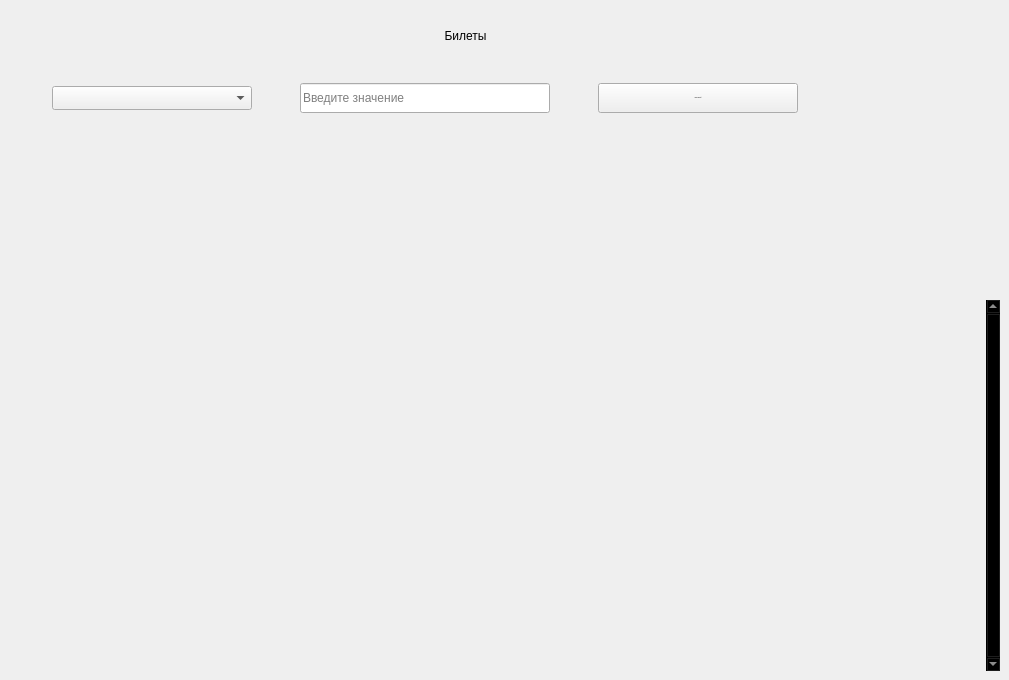
             <widget class="QWidget" name="start_widget">
              <property name="styleSheet">
               <string notr="true"/>
              </property>
              <widget class="QTableView" name="table_tikets">
               <property name="geometry">
                <rect>
                 <x>10</x>
                 <y>300</y>
                 <width>990</width>
                 <height>371</height>
                </rect>
               </property>
               <property name="sizePolicy">
                <sizepolicy hsizetype="Expanding" vsizetype="Expanding">
                 <horstretch>0</horstretch>
                 <verstretch>0</verstretch>
                </sizepolicy>
               </property>
               <property name="palette">
                <palette>
                 <active>
                  <colorrole role="WindowText">
                   <brush brushstyle="SolidPattern">
                    <color alpha="255">
                     <red>221</red>
                     <green>221</green>
                     <blue>221</blue>
                    </color>
                   </brush>
                  </colorrole>
                  <colorrole role="Button">
                   <brush brushstyle="SolidPattern">
                    <color alpha="0">
                     <red>0</red>
                     <green>0</green>
                     <blue>0</blue>
                    </color>
                   </brush>
                  </colorrole>
                  <colorrole role="Text">
                   <brush brushstyle="SolidPattern">
                    <color alpha="255">
                     <red>221</red>
                     <green>221</green>
                     <blue>221</blue>
                    </color>
                   </brush>
                  </colorrole>
                  <colorrole role="ButtonText">
                   <brush brushstyle="SolidPattern">
                    <color alpha="255">
                     <red>221</red>
                     <green>221</green>
                     <blue>221</blue>
                    </color>
                   </brush>
                  </colorrole>
                  <colorrole role="Base">
                   <brush brushstyle="NoBrush">
                    <color alpha="255">
                     <red>0</red>
                     <green>0</green>
                     <blue>0</blue>
                    </color>
                   </brush>
                  </colorrole>
                  <colorrole role="Window">
                   <brush brushstyle="SolidPattern">
                    <color alpha="0">
                     <red>0</red>
                     <green>0</green>
                     <blue>0</blue>
                    </color>
                   </brush>
                  </colorrole>
                  <colorrole role="PlaceholderText">
                   <brush brushstyle="SolidPattern">
                    <color alpha="128">
                     <red>221</red>
                     <green>221</green>
                     <blue>221</blue>
                    </color>
                   </brush>
                  </colorrole>
                 </active>
                 <inactive>
                  <colorrole role="WindowText">
                   <brush brushstyle="SolidPattern">
                    <color alpha="255">
                     <red>221</red>
                     <green>221</green>
                     <blue>221</blue>
                    </color>
                   </brush>
                  </colorrole>
                  <colorrole role="Button">
                   <brush brushstyle="SolidPattern">
                    <color alpha="0">
                     <red>0</red>
                     <green>0</green>
                     <blue>0</blue>
                    </color>
                   </brush>
                  </colorrole>
                  <colorrole role="Text">
                   <brush brushstyle="SolidPattern">
                    <color alpha="255">
                     <red>221</red>
                     <green>221</green>
                     <blue>221</blue>
                    </color>
                   </brush>
                  </colorrole>
                  <colorrole role="ButtonText">
                   <brush brushstyle="SolidPattern">
                    <color alpha="255">
                     <red>221</red>
                     <green>221</green>
                     <blue>221</blue>
                    </color>
                   </brush>
                  </colorrole>
                  <colorrole role="Base">
                   <brush brushstyle="NoBrush">
                    <color alpha="255">
                     <red>0</red>
                     <green>0</green>
                     <blue>0</blue>
                    </color>
                   </brush>
                  </colorrole>
                  <colorrole role="Window">
                   <brush brushstyle="SolidPattern">
                    <color alpha="0">
                     <red>0</red>
                     <green>0</green>
                     <blue>0</blue>
                    </color>
                   </brush>
                  </colorrole>
                  <colorrole role="PlaceholderText">
                   <brush brushstyle="SolidPattern">
                    <color alpha="128">
                     <red>221</red>
                     <green>221</green>
                     <blue>221</blue>
                    </color>
                   </brush>
                  </colorrole>
                 </inactive>
                 <disabled>
                  <colorrole role="WindowText">
                   <brush brushstyle="SolidPattern">
                    <color alpha="255">
                     <red>221</red>
                     <green>221</green>
                     <blue>221</blue>
                    </color>
                   </brush>
                  </colorrole>
                  <colorrole role="Button">
                   <brush brushstyle="SolidPattern">
                    <color alpha="0">
                     <red>0</red>
                     <green>0</green>
                     <blue>0</blue>
                    </color>
                   </brush>
                  </colorrole>
                  <colorrole role="Text">
                   <brush brushstyle="SolidPattern">
                    <color alpha="255">
                     <red>221</red>
                     <green>221</green>
                     <blue>221</blue>
                    </color>
                   </brush>
                  </colorrole>
                  <colorrole role="ButtonText">
                   <brush brushstyle="SolidPattern">
                    <color alpha="255">
                     <red>221</red>
                     <green>221</green>
                     <blue>221</blue>
                    </color>
                   </brush>
                  </colorrole>
                  <colorrole role="Base">
                   <brush brushstyle="NoBrush">
                    <color alpha="255">
                     <red>0</red>
                     <green>0</green>
                     <blue>0</blue>
                    </color>
                   </brush>
                  </colorrole>
                  <colorrole role="Window">
                   <brush brushstyle="SolidPattern">
                    <color alpha="0">
                     <red>0</red>
                     <green>0</green>
                     <blue>0</blue>
                    </color>
                   </brush>
                  </colorrole>
                  <colorrole role="PlaceholderText">
                   <brush brushstyle="SolidPattern">
                    <color alpha="128">
                     <red>221</red>
                     <green>221</green>
                     <blue>221</blue>
                    </color>
                   </brush>
                  </colorrole>
                 </disabled>
                </palette>
               </property>
               <property name="frameShape">
                <enum>QFrame::NoFrame</enum>
               </property>
               <property name="verticalScrollBarPolicy">
                <enum>Qt::ScrollBarAlwaysOn</enum>
               </property>
               <property name="sizeAdjustPolicy">
                <enum>QAbstractScrollArea::AdjustToContents</enum>
               </property>
               <property name="editTriggers">
                <set>QAbstractItemView::NoEditTriggers</set>
               </property>
               <property name="selectionMode">
                <enum>QAbstractItemView::SingleSelection</enum>
               </property>
               <property name="selectionBehavior">
                <enum>QAbstractItemView::SelectRows</enum>
               </property>
               <property name="showGrid">
                <bool>true</bool>
               </property>
               <property name="gridStyle">
                <enum>Qt::SolidLine</enum>
               </property>
               <property name="sortingEnabled">
                <bool>false</bool>
               </property>
               <attribute name="verticalHeaderVisible">
                <bool>false</bool>
               </attribute>
               <attribute name="verticalHeaderCascadingSectionResizes">
                <bool>true</bool>
               </attribute>
               <attribute name="verticalHeaderHighlightSections">
                <bool>false</bool>
               </attribute>
              </widget>
              <widget class="QWidget" name="horizontalLayoutWidget">
               <property name="geometry">
                <rect>
                 <x>10</x>
                 <y>80</y>
                 <width>831</width>
                 <height>36</height>
                </rect>
               </property>
               <layout class="QHBoxLayout" name="tiket_searchlLayout">
                <item>
                 <widget class="QComboBox" name="tiket_comboBox">
                  <property name="minimumSize">
                   <size>
                    <width>200</width>
                    <height>0</height>
                   </size>
                  </property>
                  <property name="maximumSize">
                   <size>
                    <width>200</width>
                    <height>16777215</height>
                   </size>
                  </property>
                  <property name="font">
                   <font>
                    <family>Segoe UI</family>
                    <pointsize>10</pointsize>
                    <italic>false</italic>
                    <bold>false</bold>
                   </font>
                  </property>
                  <property name="toolTipDuration">
                   <number>-1</number>
                  </property>
                  <property name="autoFillBackground">
                   <bool>false</bool>
                  </property>
                  <property name="styleSheet">
                   <string notr="true"/>
                  </property>
                  <property name="sizeAdjustPolicy">
                   <enum>QComboBox::AdjustToMinimumContentsLengthWithIcon</enum>
                  </property>
                  <property name="iconSize">
                   <size>
                    <width>16</width>
                    <height>16</height>
                   </size>
                  </property>
                  <property name="frame">
                   <bool>true</bool>
                  </property>
                  <item>
                   <property name="text">
                    <string/>
                   </property>
                  </item>
                  <item>
                   <property name="text">
                    <string>id_билета</string>
                   </property>
                  </item>
                  <item>
                   <property name="text">
                    <string>Номер_билета</string>
                   </property>
                  </item>
                  <item>
                   <property name="text">
                    <string>Цена_билета</string>
                   </property>
                  </item>
                  <item>
                   <property name="text">
                    <string>id_рейса</string>
                   </property>
                  </item>
                  <item>
                   <property name="text">
                    <string>id_пассажира</string>
                   </property>
                  </item>
                 </widget>
                </item>
                <item>
                 <widget class="QLineEdit" name="tiket_edit">
                  <property name="minimumSize">
                   <size>
                    <width>250</width>
                    <height>30</height>
                   </size>
                  </property>
                  <property name="maximumSize">
                   <size>
                    <width>250</width>
                    <height>16777215</height>
                   </size>
                  </property>
                  <property name="styleSheet">
                   <string notr="true"/>
                  </property>
                  <property name="text">
                   <string/>
                  </property>
                  <property name="placeholderText">
                   <string>Введите значение</string>
                  </property>
                 </widget>
                </item>
                <item>
                 <widget class="QPushButton" name="search_tiket_btn">
                  <property name="minimumSize">
                   <size>
                    <width>200</width>
                    <height>30</height>
                   </size>
                  </property>
                  <property name="maximumSize">
                   <size>
                    <width>200</width>
                    <height>16777215</height>
                   </size>
                  </property>
                  <property name="font">
                   <font>
                    <family>Segoe UI</family>
                    <pointsize>-1</pointsize>
                    <italic>false</italic>
                    <bold>false</bold>
                   </font>
                  </property>
                  <property name="cursor">
                   <cursorShape>PointingHandCursor</cursorShape>
                  </property>
                  <property name="styleSheet">
                   <string notr="true"/>
                  </property>
                  <property name="text">
                   <string>Поиск записей</string>
                  </property>
                  <property name="icon">
                   <iconset>
                    <normaloff>:/icons/images/icons/cil-folder-open.png</normaloff>:/icons/images/icons/cil-folder-open.png</iconset>
                  </property>
                 </widget>
                </item>
               </layout>
              </widget>
              <widget class="QLabel" name="title_label_tiket">
               <property name="geometry">
                <rect>
                 <x>310</x>
                 <y>20</y>
                 <width>311</width>
                 <height>31</height>
                </rect>
               </property>
               <property name="text">
                <string>Билеты</string>
               </property>
               <property name="alignment">
                <set>Qt::AlignCenter</set>
               </property>
              </widget>
             </widget>
